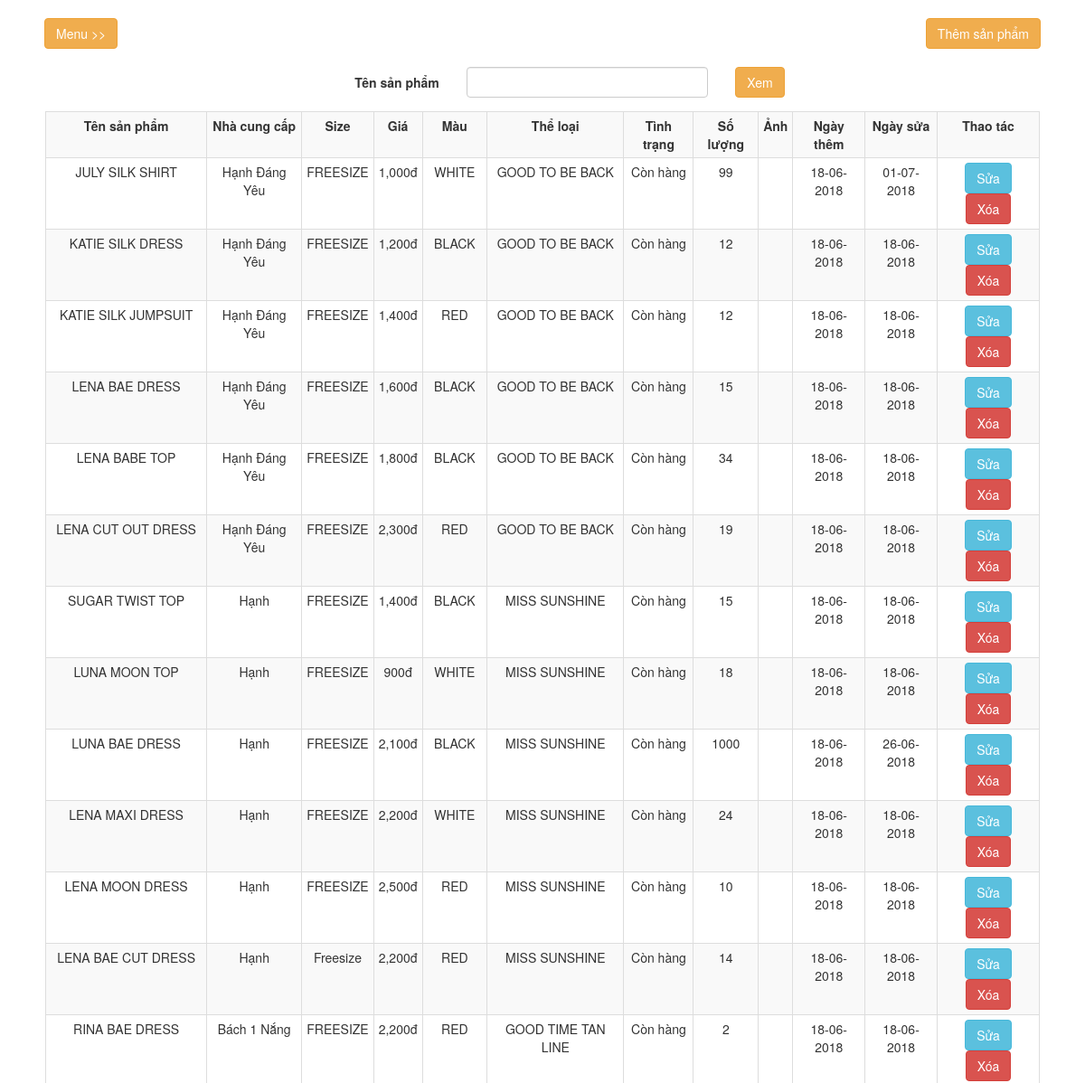
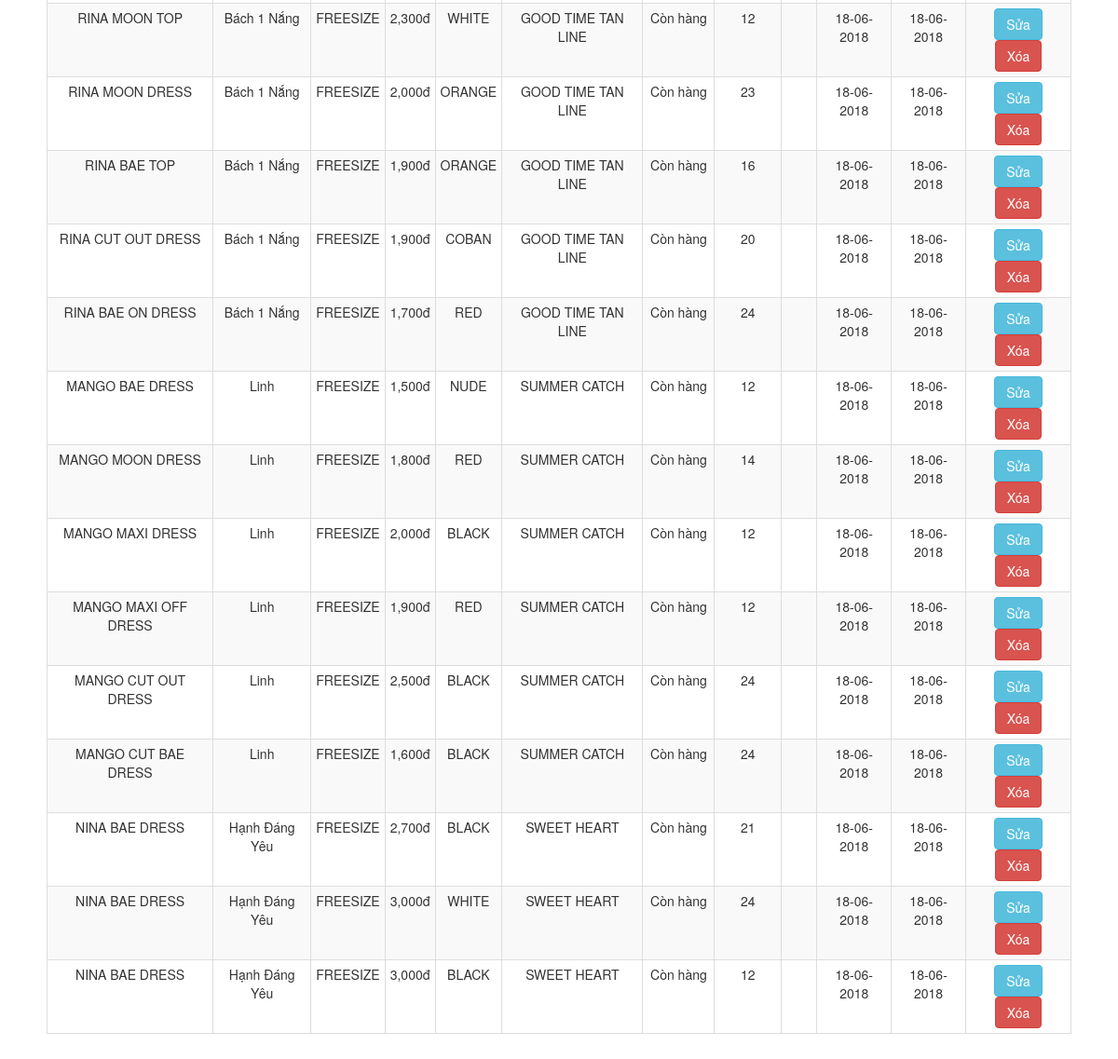
Page /admin/products.php (signed in) on the committed database (2 pictures, top to bottom).
### tables this page shows
CREATE TABLE `product` (
  `product_id` int(11) NOT NULL,
  `name` varchar(100) NOT NULL,
  `size` varchar(100) NOT NULL,
  `category_id` int(11) NOT NULL,
  `supplier_id` int(11) NOT NULL,
  `price` float NOT NULL,
  `color` varchar(100) NOT NULL,
  `status` varchar(100) NOT NULL,
  `quantity` int(11) NOT NULL,
  `image` varchar(255) DEFAULT NULL,
  `description` text,
  `date_added` date NOT NULL,
  `date_modified` date NOT NULL
);

CREATE TABLE `supplier` (
  `supplier_id` int(11) NOT NULL,
  `name` varchar(200) NOT NULL,
  `email` varchar(100) DEFAULT NULL,
  `phone` varchar(30) NOT NULL,
  `address` varchar(200) NOT NULL
);

CREATE TABLE `category` (
  `category_id` int(11) NOT NULL,
  `name` varchar(100) NOT NULL,
  `description` text,
  `image` varchar(255) NOT NULL
);

### admin/products.php (the view, shortened to what this page needs)
<?php session_start();
if(isset($_SESSION['login_user']) && $_SESSION['login_user']==1)
{
    if(isset($_GET['product_name']))
    $mcd = "  where product.name like '%".$_GET['product_name']."%'";
    else
    $mcd ='where 1=1';
?>
<!DOCTYPE html>
<html lang="en">
<head>
    <link href="../css/bootstrap.min.css" rel="stylesheet">
    <link href="../css/simple-sidebar.css" rel="stylesheet">
</head>
<body>
	<div id="wrapper">
        <div id="page-content-wrapper">
            <div class="container-fluid">
                <div class="row">
                    <div class="col-lg-12">
                        <a href="#menu-toggle" class="btn btn-warning" id="menu-toggle" style="margin-bottom: 20px;  margin-left: 14px;">Menu >></a>
                        <a class="btn btn-warning" href="../admin/add_products.php" style="float: right; margin-right: 14px">Thêm sản phẩm</a>
                    </div>
                </div>
                <div class="row">
                    <form class="form form-horizontal" method="get" action="#" id="dkien">
                    <div class="form-group">
                    	<label class="control-label col-sm-3 col-sm-offset-2">Tên sản phẩm</label>
                    	<div class="col-sm-3">
                    		<input type="text" class="form-control" name="product_name" id= "product_name">
                		</div>
                    	<div class="col-sm-3">
                    		<input class="btn btn-warning" type="submit" value="Xem">
                    	</div>
                    </div>
                    </form>
                </div>
                <?php
                require("../connect.php");
                $sql = "SELECT product.product_id, product.name as product_name, size, price, color, status, quantity, product.image as image, product.description as description, date_added, date_modified, category.name as category_name, supplier.name as supplier_name from product join supplier on product.supplier_id = supplier.supplier_id join category on product.category_id = category.category_id ".$mcd." order by date_added desc";
                $ketquatruyvan = $conn->query($sql);
                ?>
                <div class="container-fluid">
                    <table class="table table-striped table-bordered table-hover table-condensed table-reponsive" style="text-align: center;">
                        <tr>
                            <th>Tên sản phẩm</th>
                            <th>Nhà cung cấp</th>
                            <th>Size</th>
                            <th>Giá</th>
                            <th>Màu</th>
                            <th>Thể loại</th>
                            <th>Tình trạng</th>
                            <th>Số lượng</th>
                            <th>Ảnh</th>
                            <th>Ngày thêm</th>
                            <th>Ngày sửa</th>
                            <th>Thao tác</th>
                        </tr>
                    <?php
                    if($ketquatruyvan->num_rows > 0){
                    while($mathang = $ketquatruyvan->fetch_assoc()){
                    ?>
                        <tr>
                            <td><?php echo $mathang['product_name']; ?></td>
                            <td><?php echo $mathang['supplier_name']; ?></td>
                            <td><?php echo $mathang['size']; ?></td>
                            <td><?php echo number_format($mathang['price'], 0, '', ',');?>đ</td>
                            <td><?php echo $mathang['color']; ?></td>
                            <td><?php echo $mathang['category_name']; ?></td>
                            <td><?php echo $mathang['status']; ?></td>
                            <td><?php echo $mathang['quantity']; ?></td>
                            <td><img src="<?php echo ('../'.$mathang['image']);?>" alt="" height=60px></td>
                            <td><?php echo date_format(new DateTime($mathang['date_added']),"d-m-Y"); ?></td>
                            <td><?php echo date_format(new DateTime($mathang['date_modified']),"d-m-Y"); ?></td>
                            <td>
                            <a class="btn btn-info" href="edit_products.php?id=<?php echo $mathang['product_id'];?>">Sửa</a>
                            <span><a class="btn btn-danger" href="del_products.php?id=<?php echo $mathang['product_id'];?>">Xóa</a></span>
                            </td>
                        </tr>
                    <?php
                    }}
                    else{?>
                    <tr>
                        <td colspan="13" style="color: red">Không có sản phẩm nào</td>
                    </tr>
                    <?php } ?>
                    </table>
                </div>
            </div>
        </div>
    </div>
</body>
</html>
<?php
}else{
    echo
    "<script>
    alert('Bạn cần đăng nhập để quản trị');
    window.location = 'index.php';
    </script>";
}
?>

### css/simple-sidebar.css (style rules this page uses)
body { overflow-x: hidden; }
#wrapper { padding-left: 0; -webkit-transition: all 0.5s ease; -moz-transition: all 0.5s ease; -o-transition: all 0.5s ease; transition: all 0.5s ease; }
#page-content-wrapper { width: 100%; position: absolute; padding: 15px; }
@media (min-width:768px) { #wrapper { padding-left: 0; } }
@media (min-width:768px) { #page-content-wrapper { padding: 20px; position: relative; } }

### admin/products.php (style rules this page uses)
th { text-align: center; }

### rows in the picture
product: name "JULY SILK SHIRT", supplier.name "Hạnh Đáng Yêu", size "FREESIZE", price "1,000", color "WHITE", category.name "GOOD TO BE BACK", status "Còn hàng", quantity "99", date_added "18-06-2018", date_modified "01-07-2018"
product: name "KATIE SILK DRESS", supplier.name "Hạnh Đáng Yêu", size "FREESIZE", price "1,200", color "BLACK", category.name "GOOD TO BE BACK", status "Còn hàng", quantity "12", date_added "18-06-2018", date_modified "18-06-2018"
product: name "KATIE SILK JUMPSUIT", supplier.name "Hạnh Đáng Yêu", size "FREESIZE", price "1,400", color "RED", category.name "GOOD TO BE BACK", status "Còn hàng", quantity "12", date_added "18-06-2018", date_modified "18-06-2018"
product: name "LENA BAE DRESS", supplier.name "Hạnh Đáng Yêu", size "FREESIZE", price "1,600", color "BLACK", category.name "GOOD TO BE BACK", status "Còn hàng", quantity "15", date_added "18-06-2018", date_modified "18-06-2018"
product: name "LENA BABE TOP", supplier.name "Hạnh Đáng Yêu", size "FREESIZE", price "1,800", color "BLACK", category.name "GOOD TO BE BACK", status "Còn hàng", quantity "34", date_added "18-06-2018", date_modified "18-06-2018"
product: name "LENA CUT OUT DRESS", supplier.name "Hạnh Đáng Yêu", size "FREESIZE", price "2,300", color "RED", category.name "GOOD TO BE BACK", status "Còn hàng", quantity "19", date_added "18-06-2018", date_modified "18-06-2018"
product: name "SUGAR TWIST TOP", supplier.name "Hạnh", size "FREESIZE", price "1,400", color "BLACK", category.name "MISS SUNSHINE", status "Còn hàng", quantity "15", date_added "18-06-2018", date_modified "18-06-2018"
product: name "LUNA MOON TOP", supplier.name "Hạnh", size "FREESIZE", price "900", color "WHITE", category.name "MISS SUNSHINE", status "Còn hàng", quantity "18", date_added "18-06-2018", date_modified "18-06-2018"
product: name "LUNA BAE DRESS", supplier.name "Hạnh", size "FREESIZE", price "2,100", color "BLACK", category.name "MISS SUNSHINE", status "Còn hàng", quantity "1000", date_added "18-06-2018", date_modified "26-06-2018"
product: name "LENA MAXI DRESS", supplier.name "Hạnh", size "FREESIZE", price "2,200", color "WHITE", category.name "MISS SUNSHINE", status "Còn hàng", quantity "24", date_added "18-06-2018", date_modified "18-06-2018"
product: name "LENA MOON DRESS", supplier.name "Hạnh", size "FREESIZE", price "2,500", color "RED", category.name "MISS SUNSHINE", status "Còn hàng", quantity "10", date_added "18-06-2018", date_modified "18-06-2018"
product: name "LENA BAE CUT DRESS", supplier.name "Hạnh", size "Freesize", price "2,200", color "RED", category.name "MISS SUNSHINE", status "Còn hàng", quantity "14", date_added "18-06-2018", date_modified "18-06-2018"
product: name "RINA BAE DRESS", supplier.name "Bách 1 Nắng", size "FREESIZE", price "2,200", color "RED", category.name "GOOD TIME TAN LINE", status "Còn hàng", quantity "2", date_added "18-06-2018", date_modified "18-06-2018"
product: name "RINA MOON TOP", supplier.name "Bách 1 Nắng", size "FREESIZE", price "2,300", color "WHITE", category.name "GOOD TIME TAN LINE", status "Còn hàng", quantity "12", date_added "18-06-2018", date_modified "18-06-2018"
product: name "RINA MOON DRESS", supplier.name "Bách 1 Nắng", size "FREESIZE", price "2,000", color "ORANGE", category.name "GOOD TIME TAN LINE", status "Còn hàng", quantity "23", date_added "18-06-2018", date_modified "18-06-2018"
product: name "RINA BAE TOP", supplier.name "Bách 1 Nắng", size "FREESIZE", price "1,900", color "ORANGE", category.name "GOOD TIME TAN LINE", status "Còn hàng", quantity "16", date_added "18-06-2018", date_modified "18-06-2018"
product: name "RINA CUT OUT DRESS", supplier.name "Bách 1 Nắng", size "FREESIZE", price "1,900", color "COBAN", category.name "GOOD TIME TAN LINE", status "Còn hàng", quantity "20", date_added "18-06-2018", date_modified "18-06-2018"
product: name "RINA BAE ON DRESS", supplier.name "Bách 1 Nắng", size "FREESIZE", price "1,700", color "RED", category.name "GOOD TIME TAN LINE", status "Còn hàng", quantity "24", date_added "18-06-2018", date_modified "18-06-2018"
product: name "MANGO BAE DRESS", supplier.name "Linh", size "FREESIZE", price "1,500", color "NUDE", category.name "SUMMER CATCH", status "Còn hàng", quantity "12", date_added "18-06-2018", date_modified "18-06-2018"
product: name "MANGO MOON DRESS", supplier.name "Linh", size "FREESIZE", price "1,800", color "RED", category.name "SUMMER CATCH", status "Còn hàng", quantity "14", date_added "18-06-2018", date_modified "18-06-2018"
product: name "MANGO MAXI DRESS", supplier.name "Linh", size "FREESIZE", price "2,000", color "BLACK", category.name "SUMMER CATCH", status "Còn hàng", quantity "12", date_added "18-06-2018", date_modified "18-06-2018"
product: name "MANGO MAXI OFF DRESS", supplier.name "Linh", size "FREESIZE", price "1,900", color "RED", category.name "SUMMER CATCH", status "Còn hàng", quantity "12", date_added "18-06-2018", date_modified "18-06-2018"
product: name "MANGO CUT OUT DRESS", supplier.name "Linh", size "FREESIZE", price "2,500", color "BLACK", category.name "SUMMER CATCH", status "Còn hàng", quantity "24", date_added "18-06-2018", date_modified "18-06-2018"
product: name "MANGO CUT BAE DRESS", supplier.name "Linh", size "FREESIZE", price "1,600", color "BLACK", category.name "SUMMER CATCH", status "Còn hàng", quantity "24", date_added "18-06-2018", date_modified "18-06-2018"
product: name "NINA BAE DRESS", supplier.name "Hạnh Đáng Yêu", size "FREESIZE", price "2,700", color "BLACK", category.name "SWEET HEART", status "Còn hàng", quantity "21", date_added "18-06-2018", date_modified "18-06-2018"
product: name "NINA BAE DRESS", supplier.name "Hạnh Đáng Yêu", size "FREESIZE", price "3,000", color "WHITE", category.name "SWEET HEART", status "Còn hàng", quantity "24", date_added "18-06-2018", date_modified "18-06-2018"
product: name "NINA BAE DRESS", supplier.name "Hạnh Đáng Yêu", size "FREESIZE", price "3,000", color "BLACK", category.name "SWEET HEART", status "Còn hàng", quantity "12", date_added "18-06-2018", date_modified "18-06-2018"
